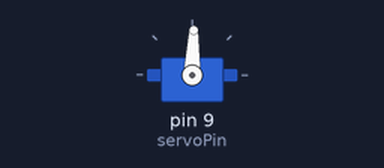
A sketch run on a simulated Arduino Uno, built with avr-gcc and run on an emulated ATmega328P. On the bench: servo.

Above: at 0.05 s.
Timing chart, 0 to 3.0 s (numbered marks = the images above):
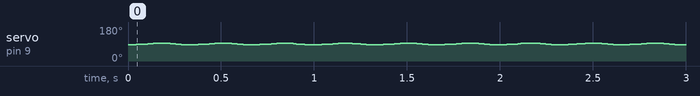

The sketch:

arduino_controller.ino
```cpp
#include <Servo.h>

Servo tvcServo;

const int servoPin = 9;
const int neutralAngle = 90;
const int minAngle = 85;
const int maxAngle = 95;

void setup() {
  tvcServo.attach(servoPin);
  tvcServo.write(neutralAngle);
  Serial.begin(9600);
}

void loop() {
  // Sweep between low and high deflection angles
  for (int angle = minAngle; angle <= maxAngle; angle++) {
    tvcServo.write(angle);
    delay(15);
  }

  for (int angle = maxAngle; angle >= minAngle; angle--) {
    tvcServo.write(angle);
    delay(15);
  }
}
```
